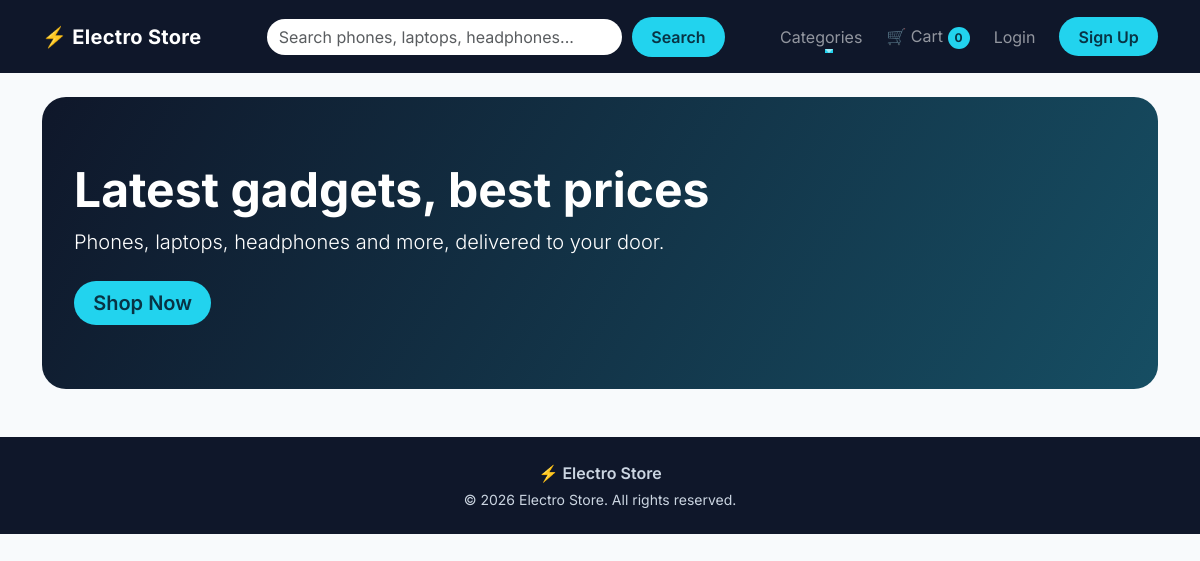
/, run on an earlier commit of the app's database.
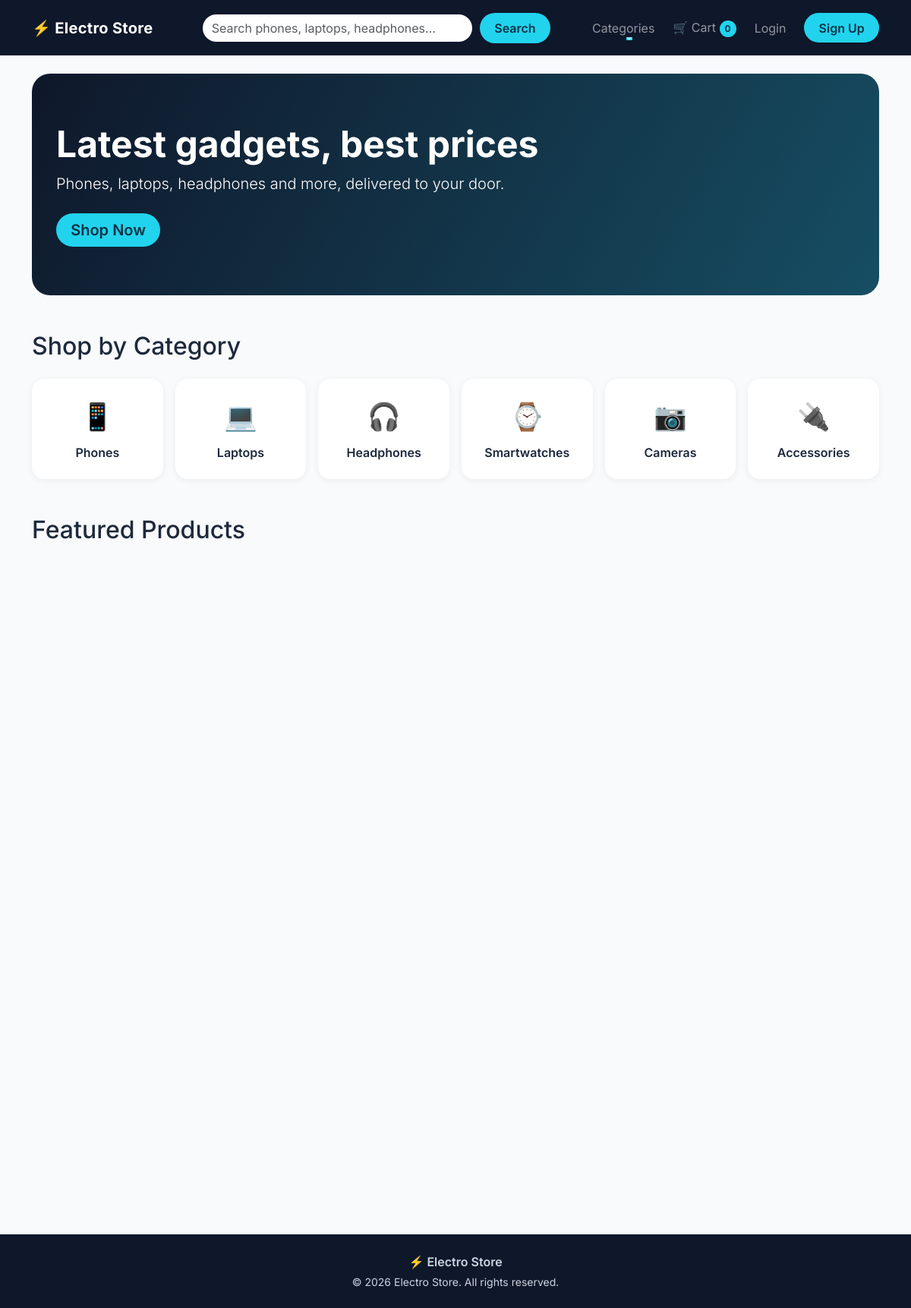
And on a later commit of the database.
### store/models.py (models this page shows, shortened)
class Category(models.Model):
    name = models.CharField(max_length=150)
    slug = models.SlugField(unique=True)
    icon = models.CharField(max_length=10,blank=True)
    class Meta:
        verbose_name_plural = 'categories'

### store/views.py (the view)
# urls.py: path('',views.home_view,name='home'),
def home_view(request):
    categories = Category.objects.all()
    featured_products = Product.objects.filter(is_featured = True)[:4]
    new_arrivals = Product.objects.all()[:4]
    return render(request,'store_template/home.html',{'categories' : categories,'featured_products' : featured_products, 'new_arrivals' : new_arrivals})

### cart/context_processors.py (called while the page is built)
def cart_count(request):
    count = 0
    if request.user.is_authenticated:
        cart = Cart.objects.filter(user=request.user).first()
        if cart:
            count = cart.total_items
    return {'cart_count': count}

### store/context_processors.py (called while the page is built)
def categories(request):
    return {'nav_categories' : Category.objects.all()}

### store/models.py (called while the page is built)
    @property
    def in_stock(self):
        return self.stock > 0

### templates/store_template/home.html (shortened to what this page needs)
{% extends 'base.html' %}
{% block content %}
<section class="hero-banner mb-5">
  <h1 class="display-5">Latest gadgets, best prices</h1>
  <p class="lead mb-4">Phones, laptops, headphones and more, delivered to your door.</p>
  <a href="#featured" class="btn btn-accent btn-lg">Shop Now</a>
</section>
{% if categories %}
<section class="mb-5">
  <h2 class="mb-4 reveal">Shop by Category</h2>
  <div class="row g-3">
    {% for category in categories %}
    <div class="col-6 col-md-4 col-lg-2 reveal" style="--delay: 0.{{ forloop.counter }}s">
      <a href="{% url 'store:category' category.slug %}" class="category-card">
        <span class="category-icon">{{ category.icon }}</span>
        <span>{{ category.name }}</span>
      </a>
    </div>
    {% endfor %}
  </div>
</section>
{% endif %}
{% if featured_products %}
<section id="featured" class="mb-5">
  <h2 class="mb-4 reveal">Featured Products</h2>
  <div class="row g-4">
  </div>
</section>
{% endif %}
{% if new_arrivals %}
<section class="mb-5">
  <div class="row g-4">
  </div>
</section>
{% endif %}
{% endblock %}

What changed in the data, as far as the page shows it:
added Category: icon "📱", name "Phones"
added Category: icon "💻", name "Laptops"
added Category: icon "🎧", name "Headphones"
added Category: icon "⌚", name "Smartwatches"
added Category: icon "📷", name "Cameras"
added Category: icon "🔌", name "Accessories"
Also different on the page:
text now shown: "Shop by Category Featured Products"
